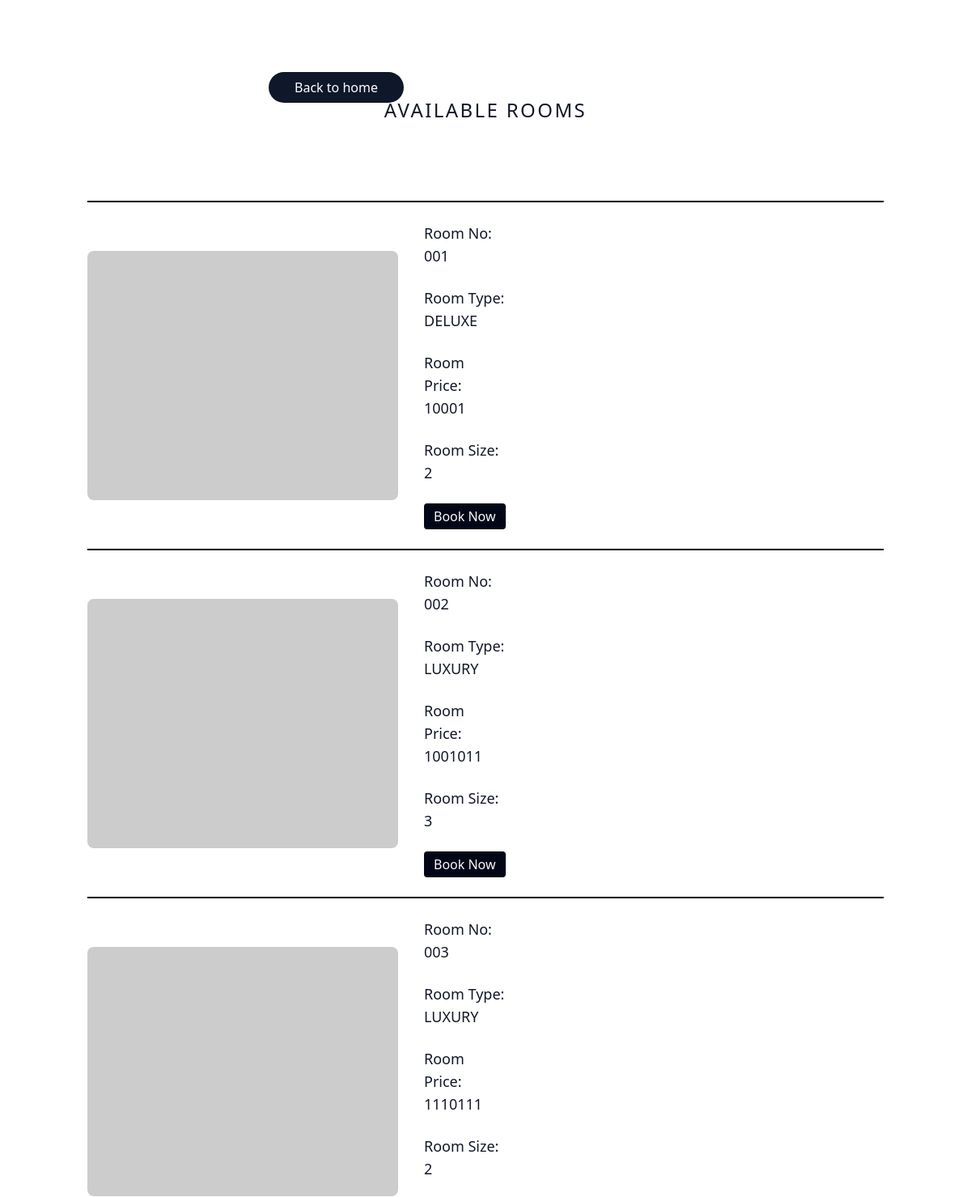
Page /intro1/fetch (signed in, upper part) on the earlier database version.
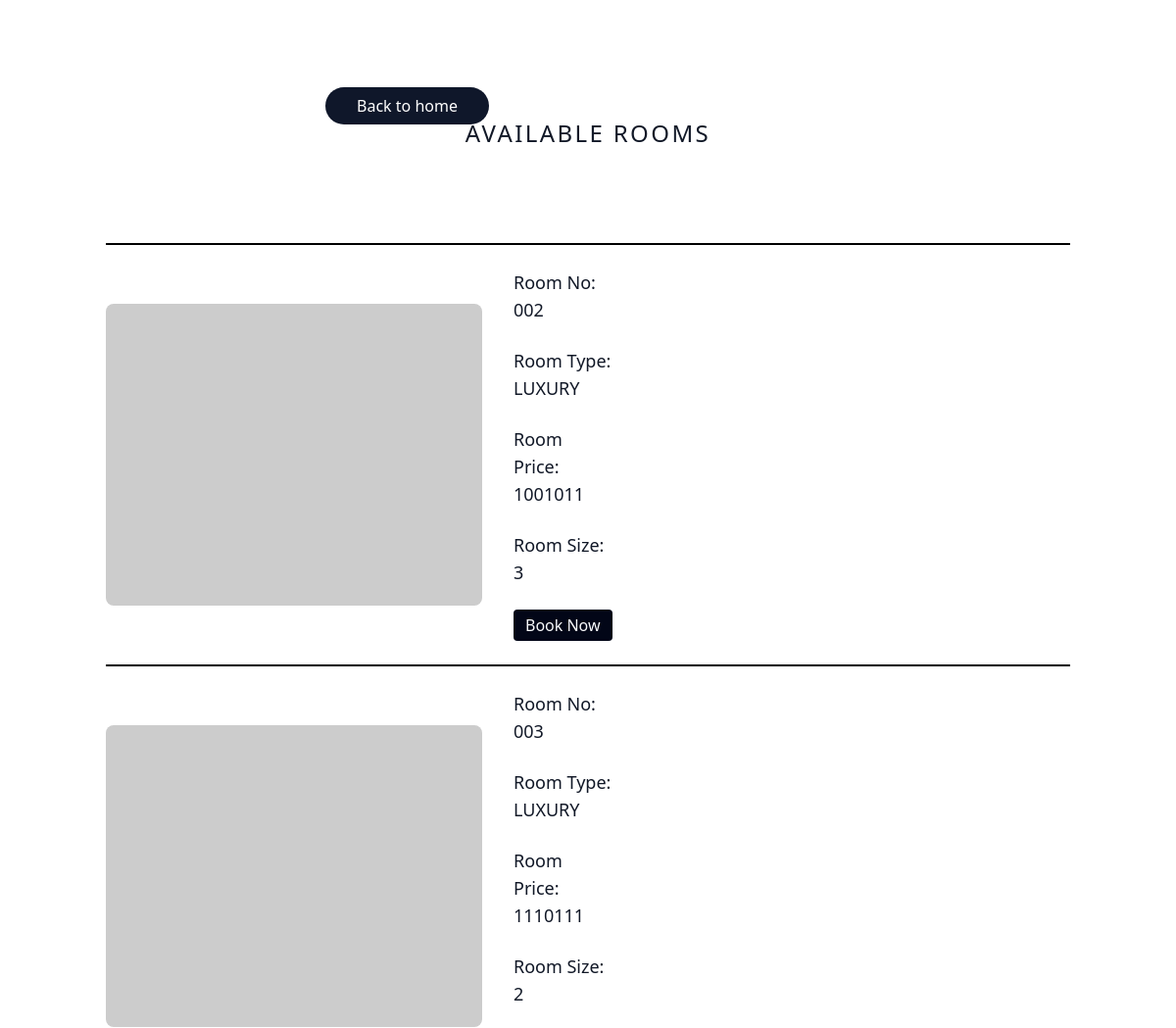
Same page on the later database version.
### website1/models.py (models this page shows)
class Rooms(models.Model):
    CATEGORY = (
        ('DELUXE','DELUXE'),('LUXURY','LUXURY'),('PREMIUM','PREMIUM')
    )
    room_id = models.AutoField(primary_key=True)
    Room_No = models.CharField(max_length=50,unique=True)
    Room_Type = models.CharField(max_length=50,choices=CATEGORY)
    Room_Price = models.CharField(max_length=50)
    capacity = models.IntegerField(default=3)
    def __str__(self):
        return self.Room_No

### website1/decorators.py (the view)
    def wrapper_func(request,*args,**kwargs):
        if request.user.is_authenticated:
            return view_func(request,*args,**kwargs)
        else:
            return redirect('login')

### website1/views.py (called while the page is built)
@unauthenticated_user
def retrieve(request):
          rooms = Rooms.objects.all()
          print(rooms)
          try:
            print(rooms.values()[0]['capacity'])
            params = {'rm':rooms}
            return render(request,'roomsfetch.html',params)
          except IndexError:
            messages.success(request,'No rooms are available right now...!')
            return redirect('intro')

### website1/Templates/roomsfetch.html (shortened to what this page needs)
<!DOCTYPE html>
{% load static %}
<html>
  <head>
    <link rel="stylesheet" href="https://rsms.me/inter/inter.css">
    <script src="https://cdn.tailwindcss.com"></script>
    <link rel="stylesheet" href="https://cdn.jsdelivr.net/npm/tailwindcss/dist/tailwind.min.css">
    <link rel="stylesheet" href="https://rsms.me/inter/inter.css">
  </head>
  <body>
    <section class="text-gray-600 body-font">
      <div class="container px-5 py-24 mx-auto">
        <a href="{%url 'intro'%}" class="relative left-56 text-white bg-slate-900 border-0 py-2 px-8 focus:outline-none  rounded-full hover:bg-red-600 hover:scale-110 transition duration-500 ease-in-out text-gray-50">Back to home</a>
        <div class="flex flex-col text-center w-full mb-20">
          <h1 class="text-2xl font-medium title-font mb-4 text-gray-900 tracking-widest">AVAILABLE ROOMS</h1>
        </div><hr>
        <br>
        {% for x in rm %}
        <div class="flex flex-nowrap  -m-4">
          <div class="p-4 lg:w-1/2">
            <div class="h-full flex sm:flex-row flex-col items-center sm:justify-start justify-center text-center sm:text-left">
              <img alt="team" class="flex-shrink-0 rounded-lg w-96   h-fit object-cover object-center sm:mb-0 mb-4" src='https://dummyimage.com/250x200/000/fff'>
              <div class="flex-grow sm:pl-8">
                <h2 class="title-font font-medium text-lg text-gray-900">Room No: {{x.Room_No}}</h2><br>
                <h3 class="title-font font-medium text-lg text-gray-900">Room Type: {{x.Room_Type}}</h3><br>
                <p class="title-font font-medium text-lg text-gray-900">Room Price: {{x.Room_Price}}</p><br>
                <p class="title-font font-medium text-lg text-gray-900">Room Size: {{x.capacity}}</p><br>
                <form action="{% url 'bookForm' x.room_id %} " method="POST">
                <input type="submit" value="Book Now" class="inline-flex items-center bg-slate-950 border-0 py-1 px-3 focus:outline-none hover:bg-lime-500 hover:scale-110 transition duration-500 ease-in-out rounded text-gray-50 mt-4 md:mt-0">
              </form>
              </div>
            </div>
          </div>
              </div>
              <br>
              <hr class="slate-950 ">
              <br>
              {% endfor %}
            </div>
    </section>
  </body>
</html>

Differences in the rows shown:
removed Rooms: Room_No "001", Room_Type "DELUXE", Room_Price "10001", capacity "2"
